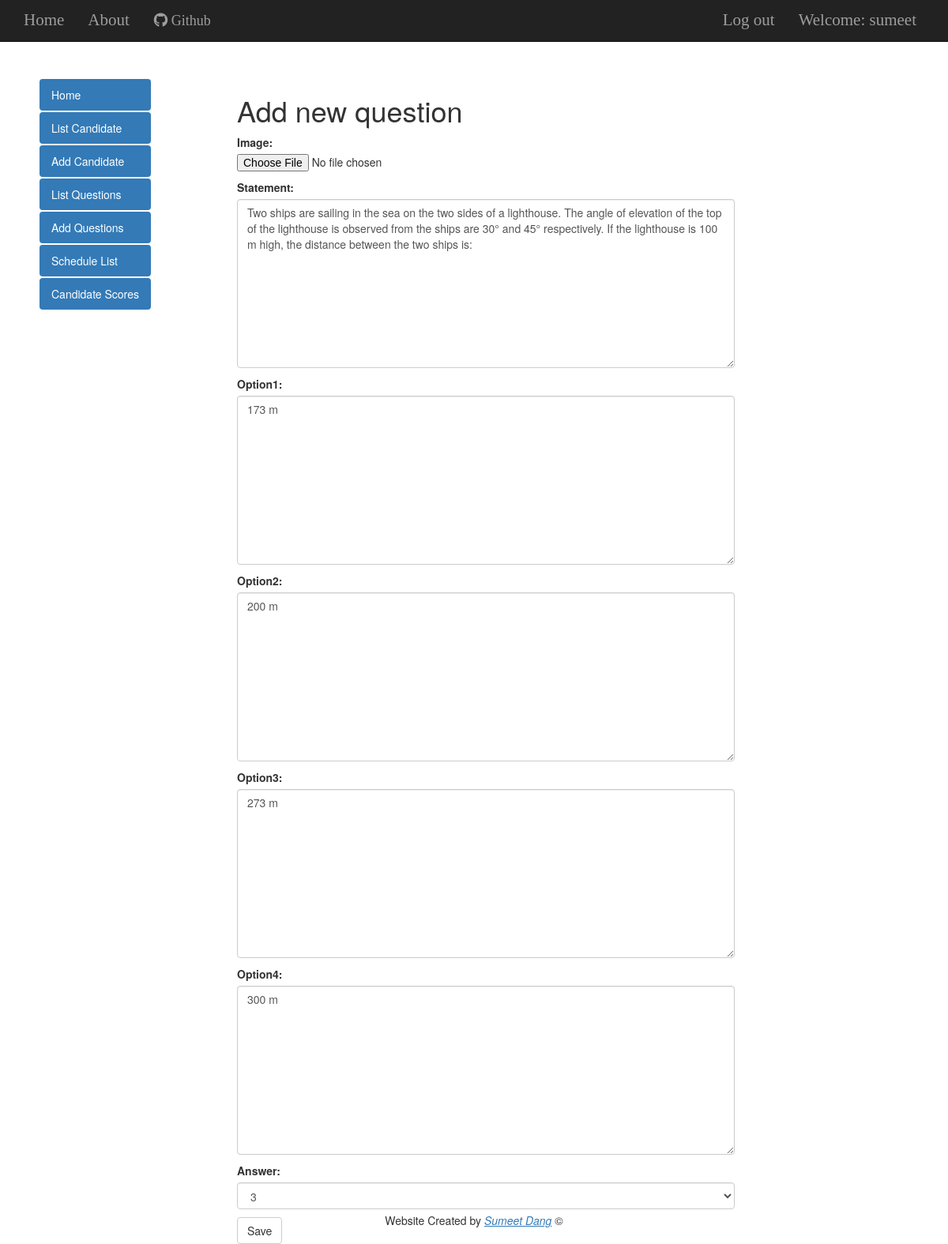
Screenshot of /question/14/edit/ (signed in) with the database file from the repository.
### TestApp/models.py (models this page shows, shortened)
class AptitudeQuestion(models.Model):
    ANSWER_CHOICES = (
        (1,'1'),
        (2,'2'),
        (3,'3'),
        (4,'4'),
    )
    image = models.ImageField(null=True,blank=True,upload_to='questionImages')
    statement = models.CharField(max_length=1000)
    option1 = models.CharField(max_length=1000)
    option2 = models.CharField(max_length=1000)
    option3 = models.CharField(max_length=1000)
    option4 = models.CharField(max_length=1000)
    answer = models.IntegerField(choices=ANSWER_CHOICES)

### TestApp/views.py (the view, shortened to what this page needs)
# urls.py: url(r'^question/(?P<pk>\d+)/edit/$', admin_login(views.QuestionUpdateView.as_view()), name='question_edit'),
class QuestionUpdateView(LoginRequiredMixin,UpdateView):
    login_url = '/login/'
    redirect_field_name = 'TestApp/index.html'
    template_name = 'question_form.html'
    form_class = AptitudeQuestionForm
    model = AptitudeQuestion

### TestApp/forms.py
class AptitudeQuestionForm(forms.ModelForm):
    class Meta:
        model = AptitudeQuestion
        fields = '__all__'
        widgets = {
            'image' : forms.FileInput(),
            'statement' : forms.Textarea(attrs={'class' : 'Areaclass form-control'}),
            'option1' : forms.Textarea(attrs={'class' : 'Areaclass form-control'}),
            'option2' : forms.Textarea(attrs={'class' : 'Areaclass form-control'}),
            'option3' : forms.Textarea(attrs={'class' : 'Areaclass form-control'}),
            'option4' : forms.Textarea(attrs={'class' : 'Areaclass form-control'}),
            'answer' : forms.Select(attrs={'class' : 'Areaclass form-control'}),
        }

### TestApp/views.py (called while the page is built)
def admin_login(view_func):
    def _decorator(request, *args, **kwargs):
        if(request.user.groups.filter(name__in=['Candidate']).exists()):
            return redirect(reverse('invalid_login'))
        else:
            response = view_func(request, *args, **kwargs)
            return response
    return wraps(view_func)(_decorator)

### TestApp/template/TestApp/question_form.html (shortened to what this page needs)
{% extends 'base.html' %}
{% block content %}
<h1>Add new question</h1>
<form method="POST" class="question-form" enctype="multipart/form-data">
{{form.as_p}}
<button type="submit" class="save btn btn-default">Save</button>
</form>
{% endblock %}

### TestApp/template/TestApp/base.html (shortened to what this page needs)
<!DOCTYPE html>
{% load staticfiles %}
<html>
  <head>
<link rel="stylesheet" href="https://maxcdn.bootstrapcdn.com/bootstrap/3.3.7/css/bootstrap.min.css">
<link rel="stylesheet" href="/static/css/TestApp.css">
  </head>
  <body>
    <nav class='navbar navbar-inverse navbar-fixed-top font-bitter'>
        <div class="container-fluid">
          <ul class='nav navbar-nav'>
            <li><a href="{% url 'index' %}">Home</a></li>
            <li><a href="{% url 'about' %}">About</a></li>
            <li><a class="btn btn-block btn-social btn-lg btn-google-plus" href="https://github.com/sumeet-dang/Online-Test-Application">
          <i class="fa fa-github"></i>
          Github
        </a></li>
          </ul>
          <ul class='nav navbar-nav navbar-right'>
            {% if user.is_authenticated %}
            <li>
              <a href="{% url 'logout' %}" >Log out</a>
            </li>
            <li>
              <a >Welcome: {{ user.username }}</a>
            </li>
              {% else %}
              <li><a class='nav navbar-right' href="{% url 'login' %}" ><span class="glyphicon glyphicon-user"></span></a></li>
            {% endif %}
          </ul>
        </div>
    </nav>
<br><br><br><br><br>
    <div class="activity-list" id="base_list">
    <ul class="nav nav-pills nav-stacked">
      <li role="presentation" class="active"><a href="{% url 'index' %}">Home</a></li>
      <li role="presentation" class="active"><a href="{% url 'candidate_list' %}">List Candidate</a></li>
      <li role="presentation" class="active"><a href="{% url 'candidate_new' %}">Add Candidate</a></li>
      <li role="presentation" class="active"><a href="{% url 'question_list' %}">List Questions</a></li>
      <li role="presentation" class="active"><a href="{% url 'question_new' %}">Add Questions</a></li>
      <li role="presentation" class="active"><a href="{% url 'schedule_list' %}">Schedule List</a></li>
      <li role="presentation" class="active"><a href="{% url 'score_list' %}">Candidate Scores</a></li>
    </ul>
</div>
  <div class="template-content">
  {% block content %}
  {% endblock %}
</div>
<div class="footer">
  <p>Website Created by <a href="mailto:sumeet.dang101@gmail.com?Subject=Online%20Portal" target="_top" class="emphasize">Sumeet Dang</a> ©</p>
</div>
  </body>
</html>

### TestApp/static/css/TestApp.css (style rules this page uses)
body { background-image: url(../Images/background1.jpg); background-size: cover!important; background-repeat:repeat; background-size: 100%; }
.footer { position: fixed; right: 0; bottom: 0; left: 0; padding: 1rem; text-align: center; }
.Areaclass { width:70%!important; }
.font-bitter { font-family: 'Bitter', serif; font-size:1.5em; }
.navbar-right { margin-right:10px; }
.activity-list { margin-left:50px; border:black; float: left; height: 100%; width: auto; }
.template-content { margin-left:300px; height: 100%; }
.emphasize { font-style: italic; font-weight: 300; text-decoration: underline; }

### rows the page displays
AptitudeQuestion: statement "Two ships are sailing in the sea on the two sides of a lighthouse. The angle of elevation of the top of the lighthouse is observed from the ships are 30° and 45° respectively. If the lighthouse is 100 m high, the distance between the two ships is:", option1 "173 m", option2 "200 m", option3 "273 m", option4 "300 m", answer "3"

### other values shown
{{ user.username }} "sumeet"
